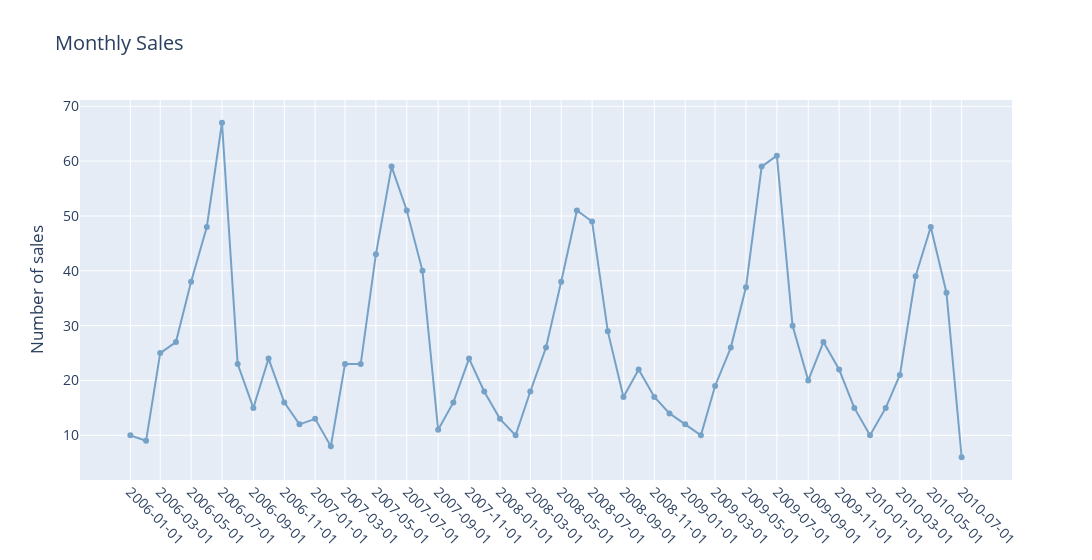

Here is the notebook cell this chart was saved with:
### Markdown cell above
Sale Price fluctuates heavily from month to month. We can also notice some seasonality patterns: in the beginning of each year (approx. until May) average prices decline, they reach their peak hight in September–November, but usually drop again by December. 

But it's more interesting to check the seasonality by the number of sales, where the trend is the opposite: autumn has significant drop in housing sales, so each observation gains more weight (and thus raises the average price). Peak sales are always in June-July (possibly before the beginning of the school year).

### Code cell
month_sale = df.groupby('SaleDate').size().to_frame('Sales')

fig = go.Figure(data=[go.Scatter(mode='lines+markers',
                                 x=month_sale.index, y=month_sale['Sales'],
                                 marker_color='steelblue', opacity=.7)])
fig.update_layout(title='Monthly Sales', titlefont=dict(size=20), width=1200,
                 font_size=14, yaxis_title='Number of sales',
                 yaxis_tickformat=',.0f', xaxis_tickformat='array',
                 xaxis_tickvals=month_price.index[::2], xaxis_ticktext=month_price.index[::2], 
                  xaxis_tickangle=45)
fig.show()

### Figure 1 — Plotly figure (JSON) as saved in the notebook; plotly's stock layout.template omitted (floating-point values rounded to 4 significant figures)
{"data": [{"marker": {"color": "steelblue"}, "mode": "lines+markers", "opacity": 0.7, "type": "scatter", "x": ["2006-01-01", "2006-02-01", "2006-03-01", "2006-04-01", "2006-05-01", "2006-06-01", "2006-07-01", "2006-08-01", "2006-09-01", "2006-10-01", "2006-11-01", "2006-12-01", "2007-01-01", "2007-02-01", "2007-03-01", "2007-04-01", "2007-05-01", "2007-06-01", "2007-07-01", "2007-08-01", "2007-09-01", "2007-10-01", "2007-11-01", "2007-12-01", "2008-01-01", "2008-02-01", "2008-03-01", "2008-04-01", "2008-05-01", "2008-06-01", "2008-07-01", "2008-08-01", "2008-09-01", "2008-10-01", "2008-11-01", "2008-12-01", "2009-01-01", "2009-02-01", "2009-03-01", "2009-04-01", "2009-05-01", "2009-06-01", "2009-07-01", "2009-08-01", "2009-09-01", "2009-10-01", "2009-11-01", "2009-12-01", "2010-01-01", "2010-02-01", "2010-03-01", "2010-04-01", "2010-05-01", "2010-06-01", "2010-07-01"], "y": [10, 9, 25, 27, 38, 48, 67, 23, 15, 24, 16, 12, 13, 8, 23, 23, 43, 59, 51, 40, 11, 16, 24, 18, 13, 10, 18, 26, 38, 51, 49, 29, 17, 22, 17, 14, 12, 10, 19, 26, 37, 59, 61, 30, 20, 27, 22, 15, 10, 15, 21, 39, 48, 36, 6]}], "layout": {"font": {"size": 14}, "title": {"font": {"size": 20}, "text": "Monthly Sales"}, "width": 1200, "xaxis": {"tickangle": 45, "tickformat": "array", "ticktext": ["2006-01-01", "2006-03-01", "2006-05-01", "2006-07-01", "2006-09-01", "2006-11-01", "2007-01-01", "2007-03-01", "2007-05-01", "2007-07-01", "2007-09-01", "2007-11-01", "2008-01-01", "2008-03-01", "2008-05-01", "2008-07-01", "2008-09-01", "2008-11-01", "2009-01-01", "2009-03-01", "2009-05-01", "2009-07-01", "2009-09-01", "2009-11-01", "2010-01-01", "2010-03-01", "2010-05-01", "2010-07-01"], "tickvals": ["2006-01-01", "2006-03-01", "2006-05-01", "2006-07-01", "2006-09-01", "2006-11-01", "2007-01-01", "2007-03-01", "2007-05-01", "2007-07-01", "2007-09-01", "2007-11-01", "2008-01-01", "2008-03-01", "2008-05-01", "2008-07-01", "2008-09-01", "2008-11-01", "2009-01-01", "2009-03-01", "2009-05-01", "2009-07-01", "2009-09-01", "2009-11-01", "2010-01-01", "2010-03-01", "2010-05-01", "2010-07-01"]}, "yaxis": {"tickformat": ",.0f", "title": {"text": "Number of sales"}}}}
